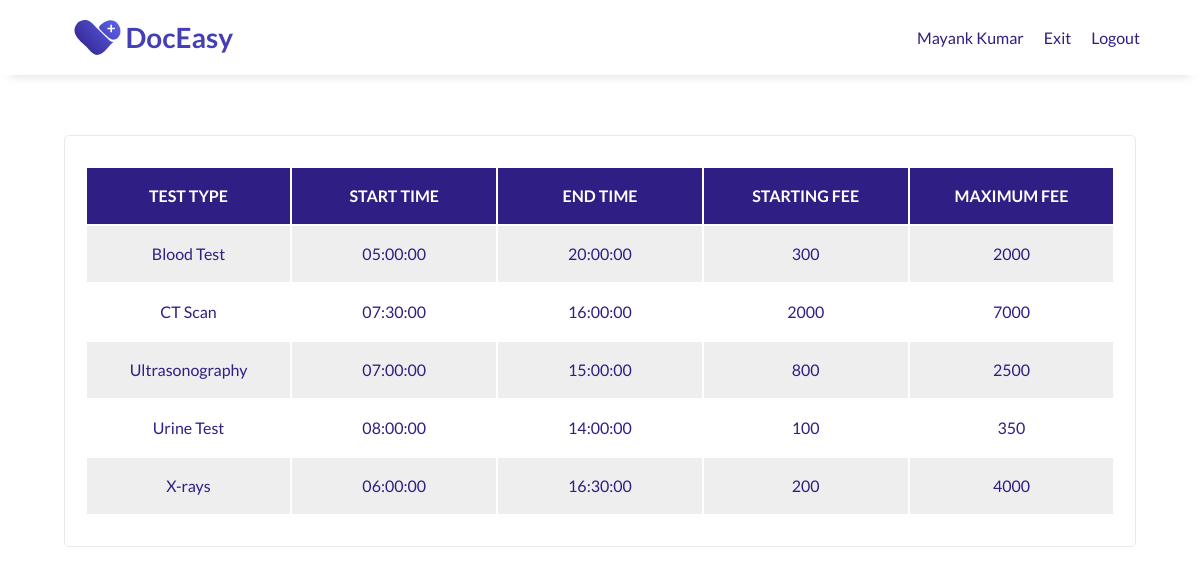
The page /public/historyPage/ClinicAvailableTest.php (signed in) on the database its author committed.
### tables this page shows
CREATE TABLE `management` (
  `m_id` int(2) UNSIGNED NOT NULL,
  `clinic_id` int(4) UNSIGNED DEFAULT NULL,
  `username` varchar(10) NOT NULL,
  `password` int(10) UNSIGNED NOT NULL,
  `full_name` varchar(50) NOT NULL,
  `aadhar_no` bigint(12) UNSIGNED NOT NULL,
  `phn_no` bigint(10) UNSIGNED NOT NULL,
  `Email` varchar(50) NOT NULL
);

CREATE TABLE `test` (
  `t_id` int(4) UNSIGNED NOT NULL,
  `clinic_id` int(4) UNSIGNED DEFAULT NULL,
  `test_type` varchar(50) NOT NULL,
  `start_time` time NOT NULL,
  `end_time` time NOT NULL,
  `minimum_fee` int(4) UNSIGNED NOT NULL,
  `maximum_fee` int(4) UNSIGNED NOT NULL
);

### public/historyPage/ClinicAvailableTest.php (the view, shortened to what this page needs)
<?php
include "../config.php";
if ($_SESSION["loggedIn"]) {
?>
    <!DOCTYPE html>
    <html lang="en">
    <head>
        <link rel="stylesheet" type="text/css" href="/assets/css/userHistory.css" />
    </head>
    <body>
        <?php
        $uname =  $_SESSION["uname"];
        $sql = "SELECT *
                FROM test, clinic, management
                WHERE clinic.id = management.clinic_id AND clinic.id = test.clinic_id AND management.username='$uname'
                ORDER BY test_type";
        $result = $conn->query($sql);
        $row = $result->fetch_assoc();
        if ($row) {
        ?>
            <header id="header">
                <div class="logo">
                    <a href="/index.php">
                        <img class="logo-img" id="header-img" src="/assets/images/doceasy/doceasy-logo.svg" alt="DocEasy logo" />
                    </a>
                </div>
                <nav id="nav-bar">
                    <ul>
                        <li><a class="nav-link" href="#"><?php echo $row["full_name"];  ?></a></li>
                        <li><a class="nav-link" href="/public/dashboard/managementDash.php">Exit</a></li>
                        <li><a class="nav-link" href="/public/logout/managementLogout.php">Logout</a></li>
                    </ul>
                </nav>
            </header>
            <main>
                <section id="table">
                    <div class="container">
                        <div class="card">
                            <table>
                                <tr>
                                    <th>TEST TYPE</th>
                                    <th>START TIME</th>
                                    <th>END TIME</th>
                                    <th>STARTING FEE</th>
                                    <th>MAXIMUM FEE</th>
                                </tr>
                                <?php
                                while ($row = $result->fetch_assoc()) {
                                ?>
                                    <tr>
                                        <td> <?php echo $row["test_type"]; ?> </td>
                                        <td> <?php echo $row["start_time"]; ?> </td>
                                        <td> <?php echo $row["end_time"]; ?> </td>
                                        <td> <?php echo $row["minimum_fee"]; ?> </td>
                                        <td> <?php echo $row["maximum_fee"]; ?> </td>
                                    </tr>
                                <?php }
                                ?>
                            </table>
                        </div>
                    </div>
                </section>
            </main>
    </body>
<?php
        } else {
            echo "No record found";
        }
    } else {
        header("Location: /public/login/ManagementLogin.php");
    }
?>
    </html>

### assets/css/userHistory.css (style rules this page uses)
* { margin: 0; padding: 0; box-sizing: border-box; scroll-behavior: smooth; }
html { font-size: 10px; }
body { font-size: 1.6rem; line-height: 1.5; font-family: "Lato", sans-serif; color: #37383a; }
li { list-style: none; }
a { color: #2f1e84; text-decoration: none; }
img { max-width: 100%; height: auto; display: block; }
.logo-img { width: 100%; max-width: 200px; }
.container { display: flex; flex-direction: row; justify-content: center; }
.card { display: flex; flex-direction: column; align-items: ce3nter; text-align: center; width: calc(100% / 1.1); margin: 1.5rem; padding: 3rem 2rem 3rem 2rem; border: 1px solid rgba(55, 56, 58, 0.1); border-radius: 5px; }
header { padding: 0 5rem; width: 100%; position: fixed; top: 0; min-height: 75px; display: flex; justify-content: space-between; align-items: center; background-color: #fff; box-shadow: 0 1rem 1rem -1rem rgba(55, 56, 58, 0.2); }
nav { font-weight: 400; }
nav>ul { display: flex; flex-direction: row; justify-content: space-around; }
nav li { padding: 0px 10px 0px 10px; }
#table { padding: 12rem 1rem; text-align: center; color: #2f1e84; }
td { text-align: center; width: 12em; padding: 1em; }
th { text-align: center; padding: 1em; background-color: #2f1e84; color: white; }
tr { height: 1em; }
table tr:nth-child(even) { background-color: #eee; }
table tr:nth-child(odd) { background-color: #fff; }

### rows shown on the page
management: full_name "Mayank Kumar"
test: test_type "Blood Test", start_time "05:00:00", end_time "20:00:00", minimum_fee "300", maximum_fee "2000"
test: test_type "CT Scan", start_time "07:30:00", end_time "16:00:00", minimum_fee "2000", maximum_fee "7000"
test: test_type "Ultrasonography", start_time "07:00:00", end_time "15:00:00", minimum_fee "800", maximum_fee "2500"
test: test_type "Urine Test", start_time "08:00:00", end_time "14:00:00", minimum_fee "100", maximum_fee "350"
test: test_type "X-rays", start_time "06:00:00", end_time "16:30:00", minimum_fee "200", maximum_fee "4000"
